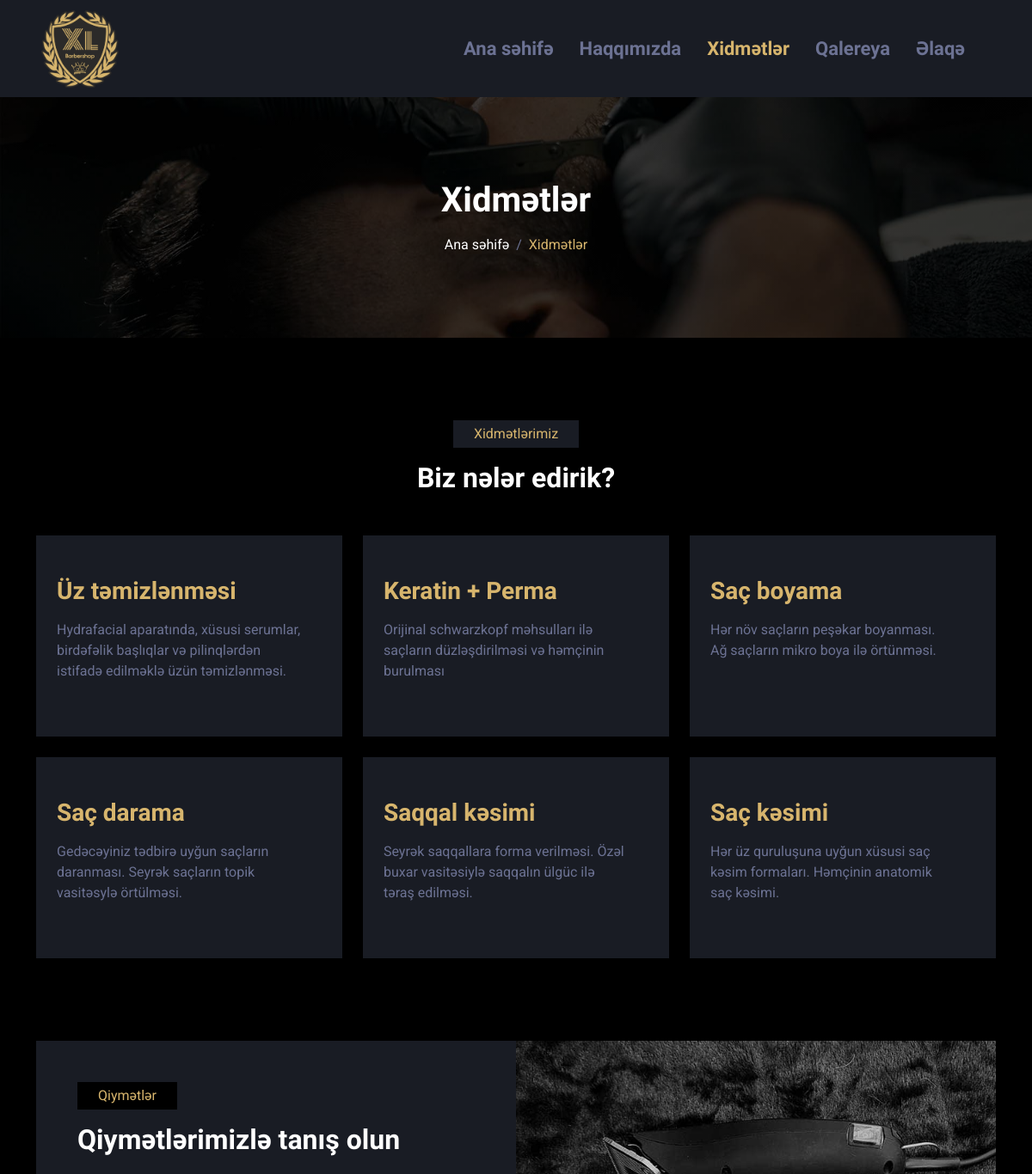
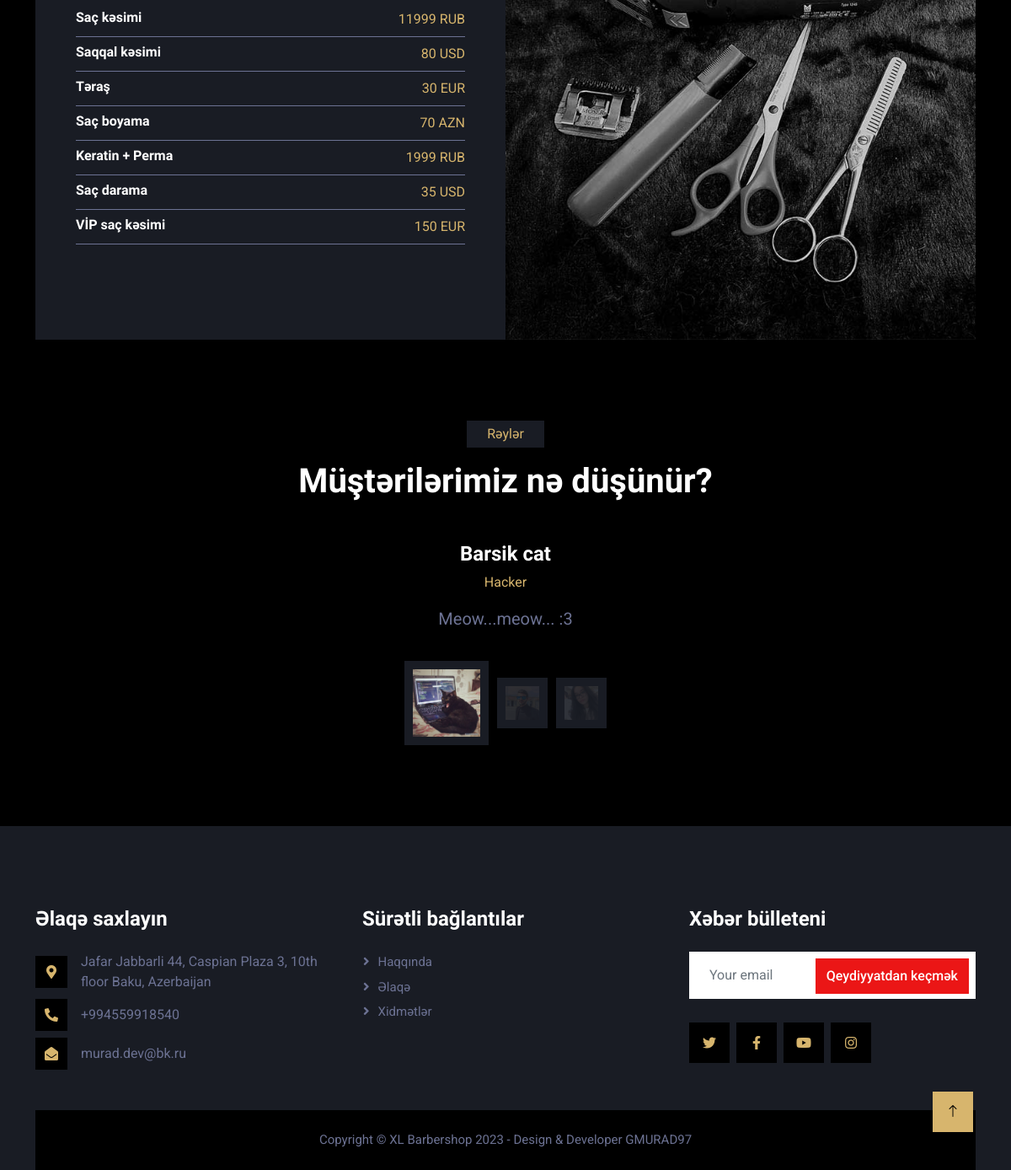
The app's page /service with its own data (2 pictures, top to bottom).
### tables this page shows
CREATE TABLE `logo` (
  `l_id` int(11) NOT NULL,
  `logo_img` varchar(255) NOT NULL
);

CREATE TABLE `services` (
  `s_id` int(11) NOT NULL,
  `s_h1_text` varchar(255) NOT NULL,
  `s_p_text` varchar(255) NOT NULL
);

CREATE TABLE `price` (
  `p_id` int(11) NOT NULL,
  `p_base_h1_text` varchar(255) NOT NULL,
  `p_arr_text` varchar(255) NOT NULL,
  `p_arr_value` varchar(255) NOT NULL,
  `p_arr_currency` varchar(255) NOT NULL,
  `p_img` varchar(255) NOT NULL
);

CREATE TABLE `testimonial` (
  `t_id` int(11) NOT NULL,
  `t_firstname` varchar(255) NOT NULL,
  `t_profession` varchar(255) NOT NULL,
  `t_feedback` varchar(255) NOT NULL,
  `t_img` varchar(255) NOT NULL
);

CREATE TABLE `footer` (
  `f_id` int(11) NOT NULL,
  `f_location_text` varchar(255) NOT NULL,
  `f_phone_text` varchar(255) NOT NULL,
  `f_email_text` varchar(255) NOT NULL,
  `f_twitter_link` varchar(255) NOT NULL,
  `f_facebook_link` varchar(255) NOT NULL,
  `f_youtube_link` varchar(255) NOT NULL,
  `f_instagram_link` varchar(255) NOT NULL,
  `f_copyright` varchar(255) NOT NULL
);

### application/controllers/UserController.php (called while the page is built, shortened)
<?php
class UserController extends CI_Controller
{
    public function __construct()
    {
        $this->load->model("UserModel");
    }
    public function xlb_user_service()
    {
        $data["logo_get_db"]            = $this->UserModel->logo_get_db();
        $data["services_get_db"]        = $this->UserModel->services_get_db();
        $data["price_get_db"]           = $this->UserModel->price_get_db();
        $data["testimonial_get_db"]     = $this->UserModel->testimonial_get_db();
        $data["footer_get_db"]          = $this->UserModel->footer_get_db();
        $this->load->view("user/Service", $data);
    }
}

### index.php (called while the page is built, shortened)
<?php
require_once BASEPATH . 'core/CodeIgniter.php';

### application/models/UserModel.php (called while the page is built, shortened)
<?php
class UserModel extends CI_Model
{
    public function services_get_db()
    {
        return $this->db->order_by("s_id", "DESC")->get("services")->result_array();
    }
    public function logo_get_db()
    {
        return $this->db->order_by("l_id", "DESC")->limit(1)->get("logo")->row_array();
    }
    public function price_get_db()
    {
        return $this->db->order_by("p_id", "DESC")->limit(1)->get("price")->row_array();
    }
    public function testimonial_get_db()
    {
        return $this->db->order_by("t_id", "DESC")->limit(6)->get("testimonial")->result_array();
    }
    public function footer_get_db()
    {
        return $this->db->order_by("f_id", "DESC")->limit(1)->get("footer")->row_array();
    }
}

### application/views/user/Service.php (the view, shortened to what this page needs)
<?php $this->load->view("user/includes/HeadLinks"); ?>
<?php $this->load->view("user/includes/Preloader"); ?>
<?php $this->load->view("user/includes/Navbar"); ?>
<div class="container-fluid page-header py-5 mb-5 wow fadeIn" data-wow-delay="0.1s">
    <div class="container text-center py-5">
        <h1 class="mb-3">Xidmətlər</h1>
        <nav aria-label="breadcrumb animated slideInDown">
            <ol class="breadcrumb justify-content-center mb-0">
                <li class="breadcrumb-item"><a class="text-white" href="<?php echo base_url('index'); ?>">Ana səhifə</a></li>
                <li style="color: #D7B56D !important;" class="breadcrumb-item text-primary active" aria-current="page">Xidmətlər</li>
            </ol>
        </nav>
    </div>
</div>
<?php if ($services_get_db) { ?>
    <div class="container-xxl py-5">
        <div class="container">
            <div class="text-center mx-auto mb-5 wow fadeInUp" data-wow-delay="0.1s" style="max-width: 600px;">
                <p style="color: #D7B56D !important" class="d-inline-block bg-secondary text-primary py-1 px-4">Xidmətlərimiz</p>
                <h2>Biz nələr edirik?</h2>
            </div>
            <div class="row g-4">
                <?php foreach ($services_get_db as $services_get_db_item) { ?>
                    <div class="col-lg-4 col-md-6 wow fadeInUp" data-wow-delay="0.1s">
                        <div class="service-item position-relative overflow-hidden bg-secondary d-flex h-100 p-5 ps-0">
                            <div class="ps-4">
                                <h3 style="color: #D7B56D !important" class="mb-3"><?php echo $services_get_db_item["s_h1_text"]; ?></h3>
                                <p><?php echo $services_get_db_item["s_p_text"]; ?></p>
                            </div>
                        </div>
                    </div>
                <?php } ?>
            </div>
        </div>
    </div>
<?php } ?>
<?php if ($price_get_db) { ?>
    <div class="container-xxl py-5">
        <div class="container">
            <div class="row g-0">
                <div class="col-lg-6 wow fadeIn" data-wow-delay="0.1s">
                    <div class="bg-secondary h-100 d-flex flex-column justify-content-start p-5">
                        <p style="color: #D7B56D !important" class="d-inline-flex bg-dark text-primary py-1 px-4 me-auto">Qiymətlər</p>
                        <h2 class="mb-4"><?php echo $price_get_db["p_base_h1_text"]; ?></h2>
                        <div>
                            <?php
                            for ($price_index = 0; $price_index < count(explode("[price_separator_text]", $price_get_db["p_arr_text"])); $price_index++) { ?>
                                <div class="d-flex justify-content-between border-bottom py-2">
                                    <h6 class="mb-0"><?php echo explode("[price_separator_text]", $price_get_db["p_arr_text"])[$price_index]; ?></h6>
                                    <span style="color: #D7B56D !important; text-transform:uppercase;" class="text-primary"><?php echo explode("[price_separator_value]", $price_get_db["p_arr_value"])[$price_index] . " " . explode("[price_separator_currency]", $price_get_db["p_arr_currency"])[$price_index]; ?></span>
                                </div>
                            <?php } ?>
                        </div>
                    </div>
                </div>
                <div class="col-lg-6 wow fadeIn" data-wow-delay="0.5s">
                    <div class="h-100">
                        <img class="img-fluid h-100" src="<?php echo base_url('file_manager/price/') . $price_get_db["p_img"]; ?>" alt="">
                    </div>
                </div>
            </div>
        </div>
    </div>
<?php } ?>
<?php if ($testimonial_get_db) { ?>
    <div class="container-xxl py-5">
        <div class="container">
            <div class="text-center mx-auto mb-5 wow fadeInUp" data-wow-delay="0.1s" style="max-width: 600px;">
                <p style="color: #D7B56D !important" class="d-inline-block bg-secondary text-primary py-1 px-4">Rəylər</p>
                <h1>Müştərilərimiz nə düşünür?</h1>
            </div>
            <div class="owl-carousel testimonial-carousel wow fadeInUp" data-wow-delay="0.1s">
                <?php foreach ($testimonial_get_db as $testimonial_get_db_item) { ?>
                    <div class="testimonial-item text-center" data-dot="<img style='width:100% !important;height:100% !important;object-fit:cover;' class='img-fluid' src='<?php echo base_url("file_manager/testimonial/") . $testimonial_get_db_item["t_img"]; ?>' alt=''>">
                        <h4><?php echo $testimonial_get_db_item["t_firstname"]; ?></h4>
                        <p style="color: #D7B56D !important" class="text-primary"><?php echo $testimonial_get_db_item["t_profession"]; ?></p>
                        <span class="fs-5"><?php echo $testimonial_get_db_item["t_feedback"]; ?></span>
                    </div>
                <?php } ?>
            </div>
        </div>
    </div>
<?php } ?>
<?php $this->load->view("user/includes/Footer"); ?>

### application/views/user/includes/Navbar.php (shortened to what this page needs)
<nav class="navbar navbar-expand-lg bg-secondary navbar-dark sticky-top py-lg-0 px-lg-5 wow fadeIn" data-wow-delay="0.1s">
    <?php if ($logo_get_db) { ?>
        <a href="<?php echo base_url('index'); ?>" class="navbar-brand ms-4 ms-lg-0">
            <img style="width: 90px; height: 90px !important" src="<?php echo base_url('file_manager/logo/') . $logo_get_db["logo_img"]; ?>">
        </a>
    <?php } ?>
    <div class="collapse navbar-collapse" id="navbarCollapse">
        <div class="navbar-nav ms-auto p-4 p-lg-0">
            <?php $segmentControl = $this->uri->segment(1); ?>
            <a href="<?php echo base_url('index'); ?>" class="nav-item nav-link <?php if ($segmentControl == 'index' || $segmentControl == '') { ?> active <?php } ?>">Ana səhifə</a>
            <a href="<?php echo base_url('about'); ?>" class="nav-item nav-link <?php if ($segmentControl == 'about') { ?> active <?php } ?>">Haqqımızda</a>
            <a href="<?php echo base_url('service'); ?>" class="nav-item nav-link <?php if ($segmentControl == 'service') { ?> active <?php } ?>">Xidmətlər</a>
            <a href="<?php echo base_url('gallery'); ?>" class="nav-item nav-link <?php if ($segmentControl == 'gallery') { ?> active <?php } ?>">Qalereya</a>
            <a href="<?php echo base_url('contact'); ?>" class="nav-item nav-link <?php if ($segmentControl == 'contact') { ?> active <?php } ?>">Əlaqə</a>
        </div>
    </div>
</nav>

### application/views/user/includes/Footer.php (shortened to what this page needs)
<?php if ($footer_get_db) { ?>
    <div class="container-fluid bg-secondary text-light footer mt-5 pt-5 wow fadeIn" data-wow-delay="0.1s">
        <div class="container py-5">
            <div class="row g-5">
                <div class="col-lg-4 col-md-6">
                    <h4 class="mb-4">Əlaqə saxlayın</h4>
                    <div class="d-flex align-items-center mb-2">
                        <div class="btn-square bg-dark flex-shrink-0 me-3">
                            <span style="color: #D7B56D !important" class="fa fa-map-marker-alt text-primary"></span>
                        </div>
                        <span><?= $footer_get_db["f_location_text"]; ?></span>
                    </div>
                    <div class="d-flex align-items-center mb-2">
                        <div class="btn-square bg-dark flex-shrink-0 me-3">
                            <span style="color: #D7B56D !important" class="fa fa-phone-alt text-primary"></span>
                        </div>
                        <span><?= $footer_get_db["f_phone_text"]; ?></span>
                    </div>
                    <div class="d-flex align-items-center">
                        <div class="btn-square bg-dark flex-shrink-0 me-3">
                            <span style="color: #D7B56D !important" class="fa fa-envelope-open text-primary"></span>
                        </div>
                        <span><?= $footer_get_db["f_email_text"]; ?></span>
                    </div>
                </div>
                <div class="col-lg-4 col-md-6">
                    <h4 class="mb-4">Sürətli bağlantılar</h4>
                    <a class="btn btn-link" href="<?php echo base_url('about'); ?>">Haqqında</a>
                    <a class="btn btn-link" href="<?php echo base_url('contact'); ?>">Əlaqə</a>
                    <a class="btn btn-link" href="<?php echo base_url('service'); ?>">Xidmətlər</a>
                </div>
                <div class="col-lg-4 col-md-6">
                    <h4 class="mb-4">Xəbər bülleteni</h4>
                    <div class="position-relative mb-4">
                        <button type="button" class="btn btn-primary py-2 position-absolute top-0 end-0 mt-2 me-2">Qeydiyyatdan keçmək</button>
                    </div>
                    <div class="d-flex pt-1 m-n1">
                        <a class="btn btn-lg-square btn-dark text-primary m-1" href="<?= $footer_get_db['f_twitter_link']; ?>"><i style="color: #D7B56D !important" class="fab fa-twitter"></i></a>
                        <a class="btn btn-lg-square btn-dark text-primary m-1" href="<?= $footer_get_db['f_facebook_link']; ?>"><i style="color: #D7B56D !important" class="fab fa-facebook-f"></i></a>
                        <a class="btn btn-lg-square btn-dark text-primary m-1" href="<?= $footer_get_db['f_youtube_link']; ?>"><i style="color: #D7B56D !important" class="fab fa-youtube"></i></a>
                        <a class="btn btn-lg-square btn-dark text-primary m-1" href="<?= $footer_get_db['f_twitter_link']; ?>"><i style="color: #D7B56D !important" class="fab fa-instagram"></i></a>
                    </div>
                </div>
            </div>
        </div>
        <div class="container">
            <div class="copyright">
                <div class="row">
                    <div class="col-md-12 text-center text-md-center mb-3 mb-md-0"><?= $footer_get_db["f_copyright"]; ?></div>
                </div>
            </div>
        </div>
    </div>
<?php } ?>

### public/user/assets/css/style.css (style rules this page uses)
:root { --primary: #EB1616; --secondary: #191C24; --light: #6C7293; --dark: #000000; }
.btn { font-weight: 500; transition: .5s; }
.btn-square { width: 38px; height: 38px; }
.btn-lg-square { width: 48px; height: 48px; }
.btn-square, .btn-sm-square, .btn-lg-square { padding: 0; display: flex; align-items: center; justify-content: center; font-weight: normal; }
.navbar .navbar-nav .nav-link { margin-right: 30px; padding: 40px 0; color: var(--light); font-family: 'Oswald', sans-serif; font-size: 22px; font-weight: 600; outline: none; }
.navbar .navbar-nav .nav-link:hover, .navbar .navbar-nav .nav-link.active { color: #D7B56D !important; }
.navbar.sticky-top { top: -100px; transition: .5s; }
.page-header { background: linear-gradient(rgba(0, 0, 0, .77), rgba(0, 0, 0, .77)), url(../img/carousel-1.jpg) center center no-repeat; background-size: cover; }
.breadcrumb-item+.breadcrumb-item::before { color: var(--light); }
.testimonial-carousel { max-width: 700px; margin: 0 auto; }
.footer .btn.btn-link { display: block; margin-bottom: 5px; padding: 0; text-align: left; color: var(--light); font-size: 15px; font-weight: normal; text-transform: capitalize; transition: .3s; }
.footer .btn.btn-link::before { position: relative; content: "\f105"; font-family: "Font Awesome 5 Free"; font-weight: 900; margin-right: 10px; }
.footer .copyright { padding: 1.5rem; font-size: 15px; background: var(--dark); }

### records on screen
logo: logo_img (picture)
services: s_h1_text "Üz təmizlənməsi", s_p_text "Hydrafacial aparatında, xüsusi serumlar, birdəfəlik başlıqlar və pilinqlərdən istifadə edilməklə üzün təmizlənməsi."
services: s_h1_text "Keratin + Perma", s_p_text "Orijinal schwarzkopf məhsulları ilə saçların düzləşdirilməsi və həmçinin burulması"
services: s_h1_text "Saç boyama", s_p_text "Hər növ saçların peşəkar boyanması. Ağ saçların mikro boya ilə örtünməsi."
services: s_h1_text "Saç darama", s_p_text "Gedəcəyiniz tədbirə uyğun saçların daranması. Seyrək saçların topik vasitəsylə örtülməsi."
services: s_h1_text "Saqqal kəsimi", s_p_text "Seyrək saqqallara forma verilməsi. Özəl buxar vasitəsiylə saqqalın ülgüc ilə təraş edilməsi."
services: s_h1_text "Saç kəsimi", s_p_text "Hər üz quruluşuna uyğun xüsusi saç kəsim formaları. Həmçinin anatomik saç kəsimi."
price: p_base_h1_text "Qiymətlərimizlə tanış olun", p_arr_text "Saç kəsimi", p_arr_value "11999", p_arr_currency "RUB", p_arr_text "Saqqal kəsimi", p_arr_value "80", p_arr_currency "USD", p_arr_text "Təraş", p_arr_value "30", p_arr_currency "EUR", p_arr_text "Saç boyama", p_arr_value "70", p_arr_currency "AZN", p_arr_text "Keratin + Perma", p_arr_value "1999", p_arr_text "Saç darama", p_arr_value "35", p_arr_text "VİP saç kəsimi", p_arr_value "150", p_img (picture)
testimonial: t_firstname "Barsik cat", t_profession "Hacker", t_feedback "Meow...meow... :3"
footer: f_location_text "Jafar Jabbarli 44, Caspian Plaza 3, 10th floor Baku, Azerbaijan", f_phone_text "+994559918540", f_email_text "murad.dev@bk.ru", f_copyright "Copyright © XL Barbershop 2023 - Design & Developer GMURAD97"
